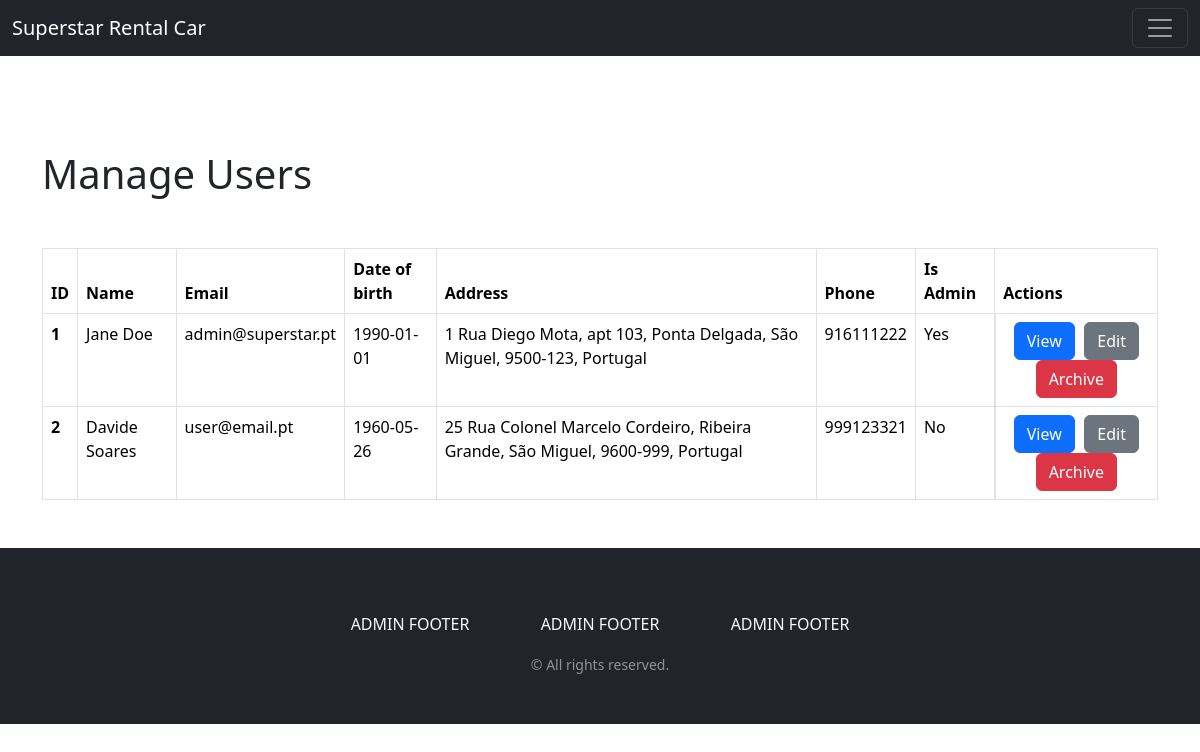
Page /project/src/html/admin/users.php (signed in) on the committed database.
### tables this page shows
CREATE TABLE IF NOT EXISTS user (
    id INT UNSIGNED NOT NULL AUTO_INCREMENT,
     
    email VARCHAR(90) NOT NULL,
    passwordHash VARCHAR(200) NOT NULL,
    name VARCHAR(90) NOT NULL,
    dateOfBirth DATE NOT NULL,
    address_id INT UNSIGNED NOT NULL,
    phone VARCHAR(25) NOT NULL,
    isAdmin BOOLEAN NOT NULL DEFAULT FALSE,
    isArchived BOOLEAN NOT NULL DEFAULT FALSE,
    PRIMARY KEY(id),
    CONSTRAINT fk_user_address
        FOREIGN KEY (address_id)
        REFERENCES address(id),
    CONSTRAINT UNIQUE (email)
);

CREATE TABLE IF NOT EXISTS address (
    id INT UNSIGNED NOT NULL AUTO_INCREMENT,
    street VARCHAR(90) NOT NULL,
    doorNumber VARCHAR(10),
    apartmentNr VARCHAR(10),
    city VARCHAR(45) NOT NULL,
    district VARCHAR(45) NOT NULL,
    postalCode VARCHAR(15) NOT NULL,
    country_id INT UNSIGNED NOT NULL,
    PRIMARY KEY (id),
    CONSTRAINT fk_address_country
        FOREIGN KEY (country_id)
        REFERENCES country(id)
);

CREATE TABLE IF NOT EXISTS country (
    id INT UNSIGNED NOT NULL AUTO_INCREMENT,
    name VARCHAR(45) NOT NULL,
    code VARCHAR(6) NOT NULL,
    PRIMARY KEY (id)
);

### project/lib/RentACar/DBModel.php (called while the page is built, shortened)
<?php
trait DBModel
{
    public static function find(int $id, string $tableName = ''): self
    {
        $connection = MyConnect::getInstance()->getConnection();
        $sql = "SELECT * FROM " . $tableName . " WHERE id = ?";
        $stmt = $connection->prepare($sql);
        $stmt->execute([$id]);
        $result = $stmt->fetchObject(static::class);
        return $result;
    }
    public static function search(array $filters, string $tableName = '', ?int $resultsLimit = null): array
    {
        $sql = "SELECT * FROM " . $tableName;
        $connection = MyConnect::getInstance()->getConnection();
        $stmt = $connection->prepare($sql);
        $params = array_column($filters, 'value');
        $stmt->execute($params);
        $results = [];
        while($row = $stmt->fetchObject(static::class)) {
            $results[] = $row;
        }
        return $results;
    }
    public function loadRelation(string $relationName, string $tableName = ''): self
    {
        if ($tableName === '') {
            $tableName = $relationName;
        }
        $className = 'RentACar\\' . self::snakeToCamel($tableName);
        $this->{$relationName} = $className::find($this->{$relationName . '_id'}, $tableName);
        return $this;
    }
    public static function snakeToCamel($string, $capitalizeFirstCharacter = true): string
    {
        $str = str_replace(' ', '', ucwords(str_replace('_', ' ', $string)));
        return $str;
    }
}

### project/lib/RentACar/Profile.php (called while the page is built, shortened)
<?php
abstract class Profile {
    protected ?string $name = null;
    protected ?string $email = null;
    protected ?string $dateOfBirth = null;
    protected ?string $phone = null;
    protected ?bool $isArchived = null;
    protected ?Address $address = null;
    public function getId(): int
    {
        return $this->id;
    }
    public function getName(): string
    {
        return $this->name;
    }
    public function getEmail(): string
    {
        return $this->email;
    }
    public function getDateOfBirth(): string
    {
        return $this->dateOfBirth;
    }
    public function getAddress(): Address
    {
        return $this->address;
    }
    public function getPhone(): string
    {
        return $this->phone;
    }
    public function getIsArchived(): bool
    {
        return $this->isArchived;
    }
}

### project/lib/RentACar/Address.php (called while the page is built, shortened)
<?php
class Address {
    protected ?string $street = null;
    protected ?string $doorNumber = null;
    protected ?string $apartmentNr = null;
    protected ?string $city = null;
    protected ?string $district = null;
    protected ?string $postalCode = null;
    protected ?Country $country = null;
    public function getCountry()
    {
        return $this->country;
    }
    public function getAddressToString() : string
    {
        $addressString = $this->doorNumber . ' ' . $this->street;
        if ($this->apartmentNr !== null) {
            $addressString .= ', apt ' . $this->apartmentNr;
        }
        $addressString .= ', ' . $this->city . ', ' . $this->district . ', ' . $this->postalCode . ', ' . $this->getCountry()->getName();
        return $addressString;
    }
}

### project/lib/RentACar/Country.php (called while the page is built, shortened)
<?php
class Country {
    protected ?string $name = null;
    public function getName(): string
    {
        return $this->name;
    }
}

### project/lib/RentACar/User.php (called while the page is built, shortened)
<?php
class User extends Profile
{
    protected ?bool $isAdmin = null;
    public function getIsAdmin(): bool
    {
        return $this->isAdmin;
    }
}

### project/src/html/admin/users.php (the view, shortened to what this page needs)
<?php
require_once $_SERVER['DOCUMENT_ROOT'] . '/src/html/components/header.php';
$users = User::search([], 'user');
echo getHeader();
?>
<body>
    <?php include '../components/navbar.inc.php'; ?>
    <div class="container">
        <div class="text-content">
            <h1 style="margin-top: 150px; margin-bottom:50px;">Manage Users</h1>
        </div>
    </div>
    <div class="container">
        <table class="table table-bordered" id="my_table_id" data-url="data/url.json" data-id-field="id"
            data-editable-emptytext="Default empty text." data-editable-url="/my/editable/update/path">
            <thead>
                <tr>
                    <th class="col" data-field="id" data-sortable="true" data-align="center">
                        ID
                    </th>
                    <th
                        class="col"
                        data-field="description"
                        data-editable="true"
                        data-editable-emptytext="Custom empty text."
                    >
                        Name
                    </th>
                    <th class="col" data-field="name" data-editable="true">
                        Email
                    </th>
                    <th
                        class="col"
                        data-field="description"
                        data-editable="true"
                        data-editable-emptytext="Custom empty text."
                    >
                        Date of birth
                    </th>
                    <th
                        class="col"
                        data-field="description"
                        data-editable="true"
                        data-editable-emptytext="Custom empty text."
                    >
                        Address
                    </th>
                    <th
                        class="col"
                        data-field="description"
                        data-editable="true"
                        data-editable-emptytext="Custom empty text."
                    >
                        Phone
                    </th>
                    <th
                        class="col"
                        data-field="description"
                        data-editable="true"
                        data-editable-emptytext="Custom empty text."
                    >
                        Is Admin
                    </th>
                    <th
                        class="col"
                        data-field="description"
                        data-editable="true"
                        data-editable-emptytext="Custom empty text."
                    >
                        Actions
                    </th>
                </tr>
            </thead>
            <tbody>
                <?php foreach ($users as $user) {
                    $user->loadRelation('address');
                    $address = $user->getAddress();
                    $address->loadRelation('country');
                    $userId = $user->getId();
                    $userIsArchived = $user->getIsArchived();
                ?>
                <tr
                    <?php if ($userIsArchived) {
                        echo 'class="table-active"';
                    } ?>
                >
                        <th><?php echo $userId; ?></th>
                        <td><?php echo $user->getName(); ?></td>
                        <td><?php echo $user->getEmail(); ?></td>
                        <td><?php echo $user->getDateOfBirth(); ?></td>
                        <td><?php echo $address->getAddressToString(); ?></td>
                        <td><?php echo $user->getPhone(); ?></td>
                        <td><?php echo $user->getIsAdmin() ? 'Yes' : 'No'; ?></td>
                        <td class="d-flex flex-wrap justify-content-evenly">
                            <a href="/src/html/admin/user.php?id=<?php echo $userId; ?>" class="btn btn-primary">View</a>
                            <a href="/src/html/admin/userEdit.php?id=<?php echo $userId; ?>" class="btn btn-secondary">Edit</a>
                            <?php if ($userIsArchived) { ?>
                                <form action="/src/app/admin/userEdit.php" method="POST">
                                    <input type="submit" name="unarchiveUser" class="btn btn-success" value="Unarchive" />
                                    <input type="hidden" name="userId" value="<?php echo $userId; ?>" />
                                </form>
                            <?php } else { ?>
                                <form action="/src/app/admin/userEdit.php" method="POST">
                                    <input type="submit" name="archiveUser" class="btn btn-danger" value="Archive" />
                                </form>
                            <?php } ?>
                        </td>
                    </tr>
                <?php } ?>
            </tbody>
        </table>
    </div>
</body>
</html>

### project/src/css/style.css (style rules this page uses)
body { min-height: 100vh; }

### rows in the picture
user: id "1", name "Jane Doe", email "admin@superstar.pt", dateOfBirth "1990-01-01", address.name "1 Rua Diego Mota, apt 103, Ponta Delgada, São Miguel, 9500-123, Portugal", phone "916111222", isAdmin "Yes"
user: id "2", name "Davide Soares", email "user@email.pt", dateOfBirth "1960-05-26", address.name "25 Rua Colonel Marcelo Cordeiro, Ribeira Grande, São Miguel, 9600-999, Portugal", phone "999123321", isAdmin "No"
